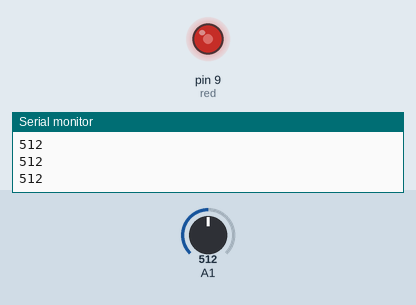
The sketch below on a simulated Arduino Uno, built with avr-gcc and run on an emulated ATmega328P. Shown: output pins drawn as LEDs (lit = HIGH), the last lines printed to the serial monitor. The test bench sets the inputs (shaded band); at power-on: A1 = 512.

Above: at 1.2 s.
1.3 s: A1 set to 716
At 1.9 s:
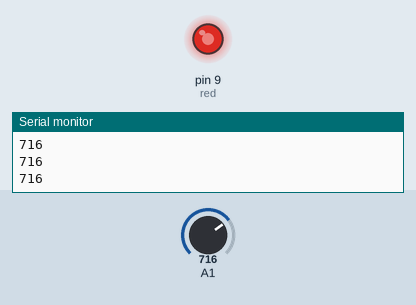
2.8 s: A1 set to 900
At 3.2 s:
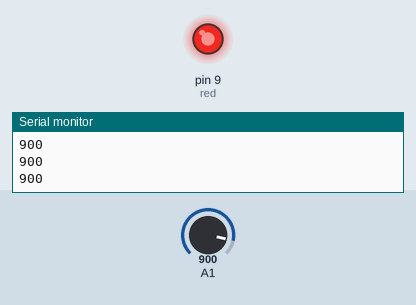
4.3 s: A1 set to 122
At 5.5 s:
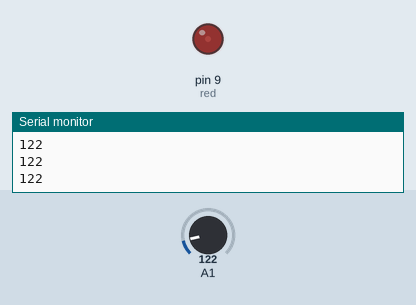
5.8 s: A1 set to 0
At 6.6 s:
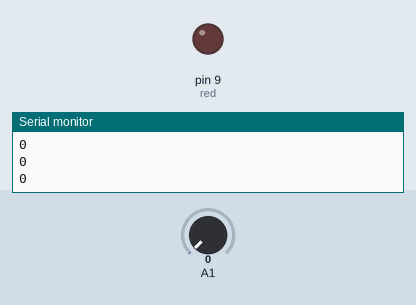
7.3 s: A1 set to 511
At 7.7 s:
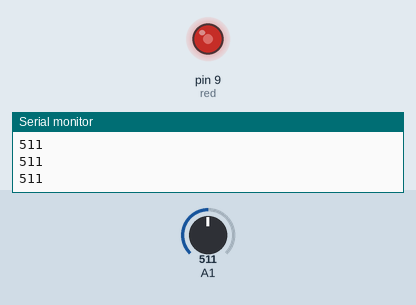
Timing chart, 0 to 9.8 s (numbered marks = the images above; inputs shaded):
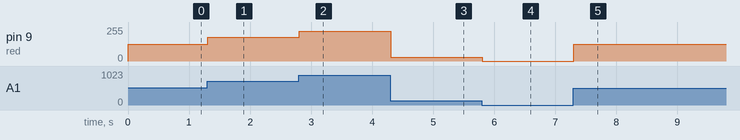

Measured:
- after the input at 1.3 s, pin 9 (red): 127/255 → 178/255 at once
- after the input at 2.8 s, pin 9 (red): 178/255 → 224/255 at once
- after the input at 4.3 s, pin 9 (red): 224/255 → 30/255 at once
- after the input at 5.8 s, pin 9 (red): 30/255 → 0/255 at once
- after the input at 7.3 s, pin 9 (red): 0/255 → 127/255 at once

The sketch:

10_Rotation.ino
```cpp
int red = 9;

void setup()
{
  Serial.begin(9600);
  pinMode(red, OUTPUT);
}

void loop()
{
  int reading = analogRead(A1);
  Serial.println(reading);
  int light = map(reading, 0, 1023, 0, 255);
  analogWrite(red, light);

}
```
